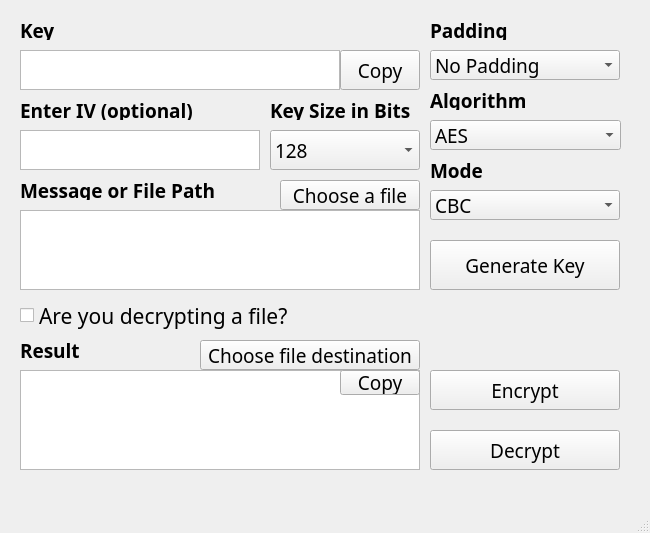
<?xml version="1.0" encoding="UTF-8"?>
<ui version="4.0">
 <class>MainWindow</class>
 <widget class="QMainWindow" name="MainWindow">
  <property name="geometry">
   <rect>
    <x>0</x>
    <y>0</y>
    <width>650</width>
    <height>533</height>
   </rect>
  </property>
  <property name="font">
   <font>
    <family>Programme</family>
    <pointsize>14</pointsize>
   </font>
  </property>
  <property name="windowTitle">
   <string>MainWindow</string>
  </property>
  <widget class="QWidget" name="centralwidget">
   <widget class="QLabel" name="keyLabel">
    <property name="geometry">
     <rect>
      <x>20</x>
      <y>20</y>
      <width>50</width>
      <height>20</height>
     </rect>
    </property>
    <property name="font">
     <font>
      <family>Programme</family>
      <pointsize>14</pointsize>
      <bold>true</bold>
     </font>
    </property>
    <property name="text">
     <string>Key</string>
    </property>
   </widget>
   <widget class="QTextEdit" name="keyTextEdit">
    <property name="geometry">
     <rect>
      <x>20</x>
      <y>50</y>
      <width>320</width>
      <height>40</height>
     </rect>
    </property>
   </widget>
   <widget class="QLabel" name="dataLabel">
    <property name="geometry">
     <rect>
      <x>20</x>
      <y>180</y>
      <width>200</width>
      <height>20</height>
     </rect>
    </property>
    <property name="font">
     <font>
      <family>Programme</family>
      <pointsize>14</pointsize>
      <bold>true</bold>
     </font>
    </property>
    <property name="text">
     <string>Message or File Path</string>
    </property>
   </widget>
   <widget class="QTextEdit" name="dataTextEdit">
    <property name="geometry">
     <rect>
      <x>20</x>
      <y>210</y>
      <width>400</width>
      <height>80</height>
     </rect>
    </property>
   </widget>
   <widget class="QLabel" name="algorithmLabel">
    <property name="geometry">
     <rect>
      <x>430</x>
      <y>90</y>
      <width>100</width>
      <height>20</height>
     </rect>
    </property>
    <property name="font">
     <font>
      <family>Programme</family>
      <pointsize>14</pointsize>
      <bold>true</bold>
     </font>
    </property>
    <property name="text">
     <string>Algorithm</string>
    </property>
   </widget>
   <widget class="QLabel" name="modeLabel">
    <property name="geometry">
     <rect>
      <x>430</x>
      <y>160</y>
      <width>71</width>
      <height>20</height>
     </rect>
    </property>
    <property name="font">
     <font>
      <family>Programme</family>
      <pointsize>14</pointsize>
      <bold>true</bold>
     </font>
    </property>
    <property name="text">
     <string>Mode</string>
    </property>
   </widget>
   <widget class="QComboBox" name="algorithmComboBox">
    <property name="geometry">
     <rect>
      <x>430</x>
      <y>120</y>
      <width>191</width>
      <height>30</height>
     </rect>
    </property>
    <item>
     <property name="text">
      <string>AES</string>
     </property>
    </item>
    <item>
     <property name="text">
      <string>Blowfish</string>
     </property>
    </item>
    <item>
     <property name="text">
      <string>DES</string>
     </property>
    </item>
    <item>
     <property name="text">
      <string>XTEA</string>
     </property>
    </item>
   </widget>
   <widget class="QComboBox" name="modeComboBox">
    <property name="geometry">
     <rect>
      <x>430</x>
      <y>190</y>
      <width>190</width>
      <height>30</height>
     </rect>
    </property>
    <item>
     <property name="text">
      <string>CBC</string>
     </property>
    </item>
    <item>
     <property name="text">
      <string>CFB</string>
     </property>
    </item>
    <item>
     <property name="text">
      <string>ECB</string>
     </property>
    </item>
    <item>
     <property name="text">
      <string>OFB</string>
     </property>
    </item>
   </widget>
   <widget class="QPushButton" name="encryptButton">
    <property name="geometry">
     <rect>
      <x>430</x>
      <y>370</y>
      <width>190</width>
      <height>40</height>
     </rect>
    </property>
    <property name="text">
     <string>Encrypt</string>
    </property>
   </widget>
   <widget class="QPushButton" name="decryptButton">
    <property name="geometry">
     <rect>
      <x>430</x>
      <y>430</y>
      <width>190</width>
      <height>40</height>
     </rect>
    </property>
    <property name="text">
     <string>Decrypt</string>
    </property>
   </widget>
   <widget class="QTextBrowser" name="resultTextBrowser">
    <property name="geometry">
     <rect>
      <x>20</x>
      <y>370</y>
      <width>400</width>
      <height>100</height>
     </rect>
    </property>
   </widget>
   <widget class="QLabel" name="resultLabel">
    <property name="geometry">
     <rect>
      <x>20</x>
      <y>340</y>
      <width>70</width>
      <height>20</height>
     </rect>
    </property>
    <property name="font">
     <font>
      <family>Programme</family>
      <pointsize>14</pointsize>
      <bold>true</bold>
     </font>
    </property>
    <property name="text">
     <string>Result</string>
    </property>
   </widget>
   <widget class="QPushButton" name="generateKeyButton">
    <property name="geometry">
     <rect>
      <x>430</x>
      <y>240</y>
      <width>190</width>
      <height>50</height>
     </rect>
    </property>
    <property name="text">
     <string>Generate Key</string>
    </property>
   </widget>
   <widget class="QComboBox" name="paddingComboBox">
    <property name="geometry">
     <rect>
      <x>430</x>
      <y>50</y>
      <width>190</width>
      <height>30</height>
     </rect>
    </property>
    <item>
     <property name="text">
      <string>No Padding</string>
     </property>
    </item>
    <item>
     <property name="text">
      <string>Zero Padding</string>
     </property>
    </item>
    <item>
     <property name="text">
      <string>ISO 10126</string>
     </property>
    </item>
    <item>
     <property name="text">
      <string>PKCS5</string>
     </property>
    </item>
   </widget>
   <widget class="QLabel" name="paddingLabel">
    <property name="geometry">
     <rect>
      <x>430</x>
      <y>20</y>
      <width>80</width>
      <height>20</height>
     </rect>
    </property>
    <property name="font">
     <font>
      <family>Programme</family>
      <pointsize>14</pointsize>
      <bold>true</bold>
     </font>
    </property>
    <property name="text">
     <string>Padding</string>
    </property>
   </widget>
   <widget class="QComboBox" name="keySizeComboBox">
    <property name="geometry">
     <rect>
      <x>270</x>
      <y>130</y>
      <width>150</width>
      <height>40</height>
     </rect>
    </property>
    <item>
     <property name="text">
      <string>128</string>
     </property>
    </item>
    <item>
     <property name="text">
      <string>192</string>
     </property>
    </item>
    <item>
     <property name="text">
      <string>256</string>
     </property>
    </item>
   </widget>
   <widget class="QLabel" name="keySizeLabel">
    <property name="geometry">
     <rect>
      <x>270</x>
      <y>100</y>
      <width>150</width>
      <height>20</height>
     </rect>
    </property>
    <property name="font">
     <font>
      <family>Programme</family>
      <pointsize>14</pointsize>
      <bold>true</bold>
     </font>
    </property>
    <property name="text">
     <string>Key Size in Bits</string>
    </property>
   </widget>
   <widget class="QPushButton" name="copyKeyButton">
    <property name="geometry">
     <rect>
      <x>340</x>
      <y>50</y>
      <width>80</width>
      <height>40</height>
     </rect>
    </property>
    <property name="text">
     <string>Copy</string>
    </property>
   </widget>
   <widget class="QPushButton" name="resultCopyButton">
    <property name="geometry">
     <rect>
      <x>340</x>
      <y>370</y>
      <width>80</width>
      <height>25</height>
     </rect>
    </property>
    <property name="text">
     <string>Copy</string>
    </property>
   </widget>
   <widget class="QCheckBox" name="isFileCheckbox">
    <property name="geometry">
     <rect>
      <x>20</x>
      <y>300</y>
      <width>401</width>
      <height>31</height>
     </rect>
    </property>
    <property name="font">
     <font>
      <family>Programme</family>
      <pointsize>16</pointsize>
     </font>
    </property>
    <property name="text">
     <string>Are you decrypting a file?</string>
    </property>
    <property name="iconSize">
     <size>
      <width>32</width>
      <height>32</height>
     </size>
    </property>
   </widget>
   <widget class="QPushButton" name="chooseInputFileButton">
    <property name="geometry">
     <rect>
      <x>280</x>
      <y>180</y>
      <width>140</width>
      <height>30</height>
     </rect>
    </property>
    <property name="text">
     <string>Choose a file</string>
    </property>
   </widget>
   <widget class="QPushButton" name="resultFilePickButton">
    <property name="geometry">
     <rect>
      <x>200</x>
      <y>340</y>
      <width>220</width>
      <height>30</height>
     </rect>
    </property>
    <property name="text">
     <string>Choose file destination</string>
    </property>
   </widget>
   <widget class="QTextEdit" name="IVTextEdit">
    <property name="geometry">
     <rect>
      <x>20</x>
      <y>130</y>
      <width>240</width>
      <height>40</height>
     </rect>
    </property>
   </widget>
   <widget class="QLabel" name="IVLabel">
    <property name="geometry">
     <rect>
      <x>20</x>
      <y>100</y>
      <width>210</width>
      <height>20</height>
     </rect>
    </property>
    <property name="font">
     <font>
      <family>Programme</family>
      <pointsize>14</pointsize>
      <bold>true</bold>
     </font>
    </property>
    <property name="text">
     <string>Enter IV (optional)</string>
    </property>
   </widget>
  </widget>
  <widget class="QMenuBar" name="menubar">
   <property name="geometry">
    <rect>
     <x>0</x>
     <y>0</y>
     <width>650</width>
     <height>28</height>
    </rect>
   </property>
  </widget>
  <widget class="QStatusBar" name="statusbar"/>
 </widget>
 <layoutdefault spacing="10" margin="10"/>
 <resources/>
 <connections/>
 <designerdata>
  <property name="gridDeltaX">
   <number>10</number>
  </property>
  <property name="gridDeltaY">
   <number>10</number>
  </property>
  <property name="gridSnapX">
   <bool>true</bool>
  </property>
  <property name="gridSnapY">
   <bool>true</bool>
  </property>
  <property name="gridVisible">
   <bool>true</bool>
  </property>
 </designerdata>
</ui>
